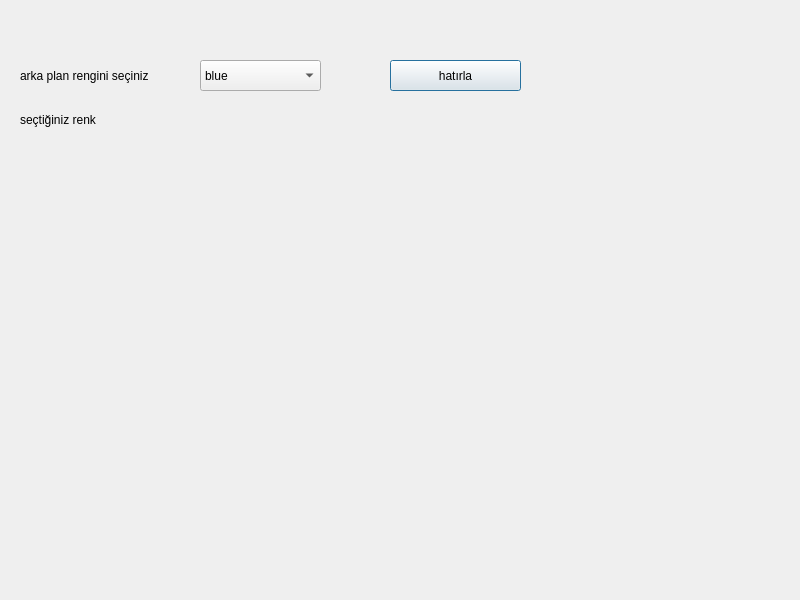
<?xml version="1.0" encoding="UTF-8"?>
<ui version="4.0">
 <class>Dialog</class>
 <widget class="QDialog" name="Dialog">
  <property name="geometry">
   <rect>
    <x>0</x>
    <y>0</y>
    <width>800</width>
    <height>600</height>
   </rect>
  </property>
  <property name="windowTitle">
   <string>Dialog</string>
  </property>
  <widget class="QComboBox" name="cmbRenk">
   <property name="geometry">
    <rect>
     <x>200</x>
     <y>60</y>
     <width>121</width>
     <height>31</height>
    </rect>
   </property>
   <item>
    <property name="text">
     <string>blue</string>
    </property>
   </item>
   <item>
    <property name="text">
     <string>turquoise</string>
    </property>
   </item>
   <item>
    <property name="text">
     <string>lilac</string>
    </property>
   </item>
   <item>
    <property name="text">
     <string>beige</string>
    </property>
   </item>
   <item>
    <property name="text">
     <string>silver</string>
    </property>
   </item>
   <item>
    <property name="text">
     <string>black</string>
    </property>
   </item>
   <item>
    <property name="text">
     <string>violet</string>
    </property>
   </item>
   <item>
    <property name="text">
     <string>navy blue</string>
    </property>
   </item>
   <item>
    <property name="text">
     <string>brown</string>
    </property>
   </item>
   <item>
    <property name="text">
     <string>pink</string>
    </property>
   </item>
   <item>
    <property name="text">
     <string>purple</string>
    </property>
   </item>
   <item>
    <property name="text">
     <string>white</string>
    </property>
   </item>
   <item>
    <property name="text">
     <string>gray</string>
    </property>
   </item>
   <item>
    <property name="text">
     <string>yellow</string>
    </property>
   </item>
   <item>
    <property name="text">
     <string>orange</string>
    </property>
   </item>
  </widget>
  <widget class="QLabel" name="label">
   <property name="geometry">
    <rect>
     <x>20</x>
     <y>60</y>
     <width>151</width>
     <height>31</height>
    </rect>
   </property>
   <property name="text">
    <string>arka plan rengini seçiniz</string>
   </property>
  </widget>
  <widget class="QLabel" name="lblRenk">
   <property name="geometry">
    <rect>
     <x>20</x>
     <y>110</y>
     <width>111</width>
     <height>20</height>
    </rect>
   </property>
   <property name="text">
    <string>seçtiğiniz renk</string>
   </property>
  </widget>
  <widget class="QPushButton" name="btnHatrla">
   <property name="geometry">
    <rect>
     <x>390</x>
     <y>60</y>
     <width>131</width>
     <height>31</height>
    </rect>
   </property>
   <property name="text">
    <string>hatırla</string>
   </property>
  </widget>
 </widget>
 <resources/>
 <connections/>
</ui>
